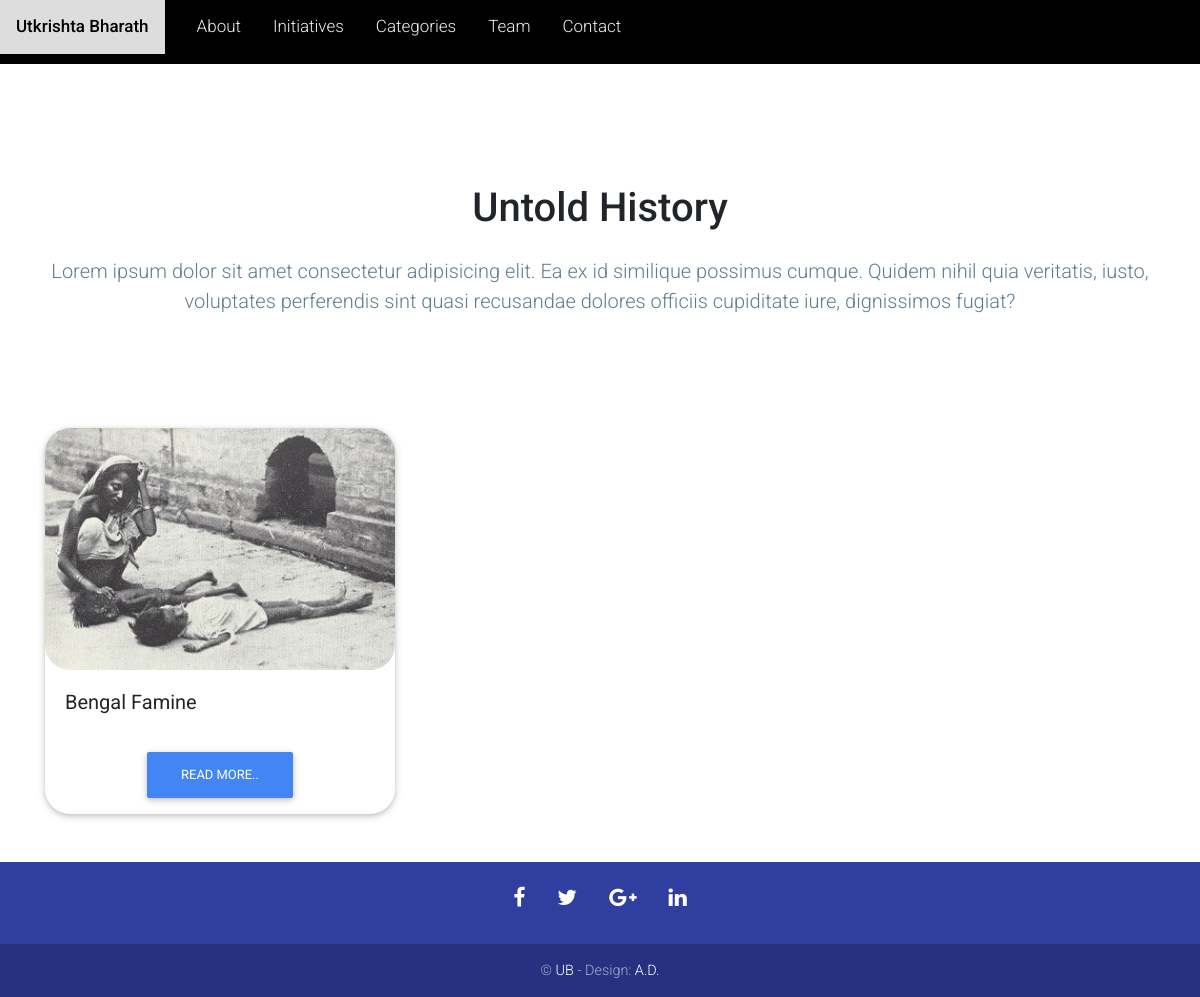
/category/history, run on the app's committed database.
### blog/models.py (models this page shows, shortened)
class Category(models.Model):
    cat_id = models.AutoField(primary_key=True)
    title = models.CharField(max_length=100)
    description = models.TextField()
    url = models.CharField(max_length=100)
    image = models.ImageField(upload_to='category/')
    add_date = models.DateTimeField(auto_now_add=True, null=True)

class Post(models.Model):
    post_id = models.AutoField(primary_key=True)
    title = models.CharField(max_length=200)
    content = models.TextField()
    url = models.CharField(max_length=100)
    cat = models.ForeignKey(Category, on_delete=models.CASCADE)
    image = models.ImageField(upload_to='post/')

### blog/views.py (the view)
# urls.py: path('category/<slug:url>',category),
def category(request, url):
    cat = Category.objects.get(url=url)
    posts = Post.objects.filter(cat=cat)
    return render(request, "category.html", {'cat': cat, 'posts': posts})

### templates/category.html (shortened to what this page needs)
{%extends 'base.html' %} {%block title%} {{cat.title}}{%endblock%} {%block content%}
<br><br><br><br>
<div class="wow fadeIn">
    <h2 class="text-center h1 my-4">{{cat.title}}</h2>
    <p class="px-5 mb-5 pb-3 lead blue-grey-text text-center">
        Lorem ipsum dolor sit amet consectetur adipisicing elit. Ea ex id similique possimus cumque. Quidem nihil quia veritatis, iusto, voluptates perferendis sint quasi recusandae dolores officiis cupiditate iure, dignissimos fugiat?
    </p>
</div>
<div class="container">
    <div class="row row-cols-1 row-cols-md-3 g-4">
        {% for p in posts %}
        <div class="col my-5">
            <div class="card h-100">
                <img src="/media/{{p.image}}" class="card-img-top w-20" alt="Images" />
                <div class="card-body">
                    <h5 class="card-title">{{p.title}}</h5>
                </div>
                <a class="text-align:center;" href="/blog/{{p.url}}"><button type="button" class="btn btn-primary mb-10">Read More..</button></a>
            </div>
        </div>{% empty %}
        <h5 class="card-title">No posts in this category</h5>
        {%endfor%}
    </div>
</div>
{%endblock%}

### static/css/main.css (style rules this page uses)
html { scroll-behavior: smooth; }

### data on the page
Category: title "Untold History"
Post: image (picture), title "Bengal Famine"
